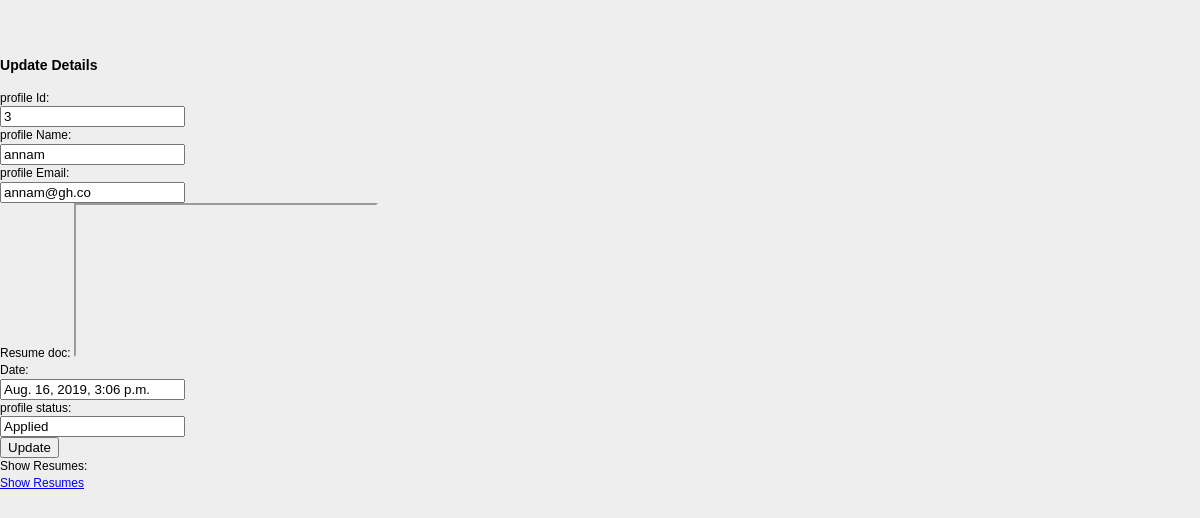
The page /resumesender/edit/3 (signed in) on the database its author committed.
### resumesender/models.py (models this page shows)
class Resumeprofile(models.Model):
	candidate_name = models.CharField(max_length=200)
	candidate_mail = models.EmailField()
	resume_file = models.FileField(upload_to='documents/%d%m%Y/')
	resume_date = models.DateTimeField(auto_now_add=True)
	RESUME_STATUS = (
		('Applied', 'Applied'),
		('Viewed', 'Viewed'),
		('Accepted', 'Accepted'),
		('Rejected', 'Rejected')
	)
	resume_status = models.CharField(max_length=15, choices=RESUME_STATUS, default='Applied')
	class Meta:
		db_table = "resumeprofile"

### resumesender/views.py (the view)
# urls.py: path('edit/<int:id>', views.edit),
@login_required
def edit(request, id):
    profile = Resumeprofile.objects.get(id=id)
    return render(request,'edit.html', {'profile':profile})

### resumesender/templates/edit.html (shortened to what this page needs)
    <!DOCTYPE html>
    <html lang="en">
    <head>
        {% load staticfiles %}
        <link rel="stylesheet" href="{% static 'css/style.css' %}"/>
    </head>
    <body>
    <form method="POST" class="post-form" action="/resumesender/update/{{profile.id}}">
        <div class="container">
    <br>
        <div class="form-group row">
        <div class="col-sm-4">
        <h3>Update Details</h3>
        </div>
      </div>
        <div class="form-group row">
        <label class="col-sm-2 col-form-label">profile Id:</label>
        <div class="col-sm-4">
            <input type="text" name="id" id="id_eid" required maxlength="20" value="{{ profile.id }}"/>
        </div>
      </div>
      <div class="form-group row">
        <label class="col-sm-2 col-form-label">profile Name:</label>
        <div class="col-sm-4">
            <input type="text" name="candidate_name" id="id_name" required maxlength="100" value="{{ profile.candidate_name }}" />
        </div>
      </div>
        <div class="form-group row">
        <label class="col-sm-2 col-form-label">profile Email:</label>
        <div class="col-sm-4">
            <input type="text" name="candidate_mail" id="id_email" required maxlength="254" value="{{ profile.candidate_mail }}" />
        </div>
     <div class="form-group row">
        <label class="col-sm-2 col-form-label">Resume doc:</label>
		<iframe src="../{{ profile.resume_file }}"></iframe>
      </div>
        <div class="form-group row">
        <label class="col-sm-2 col-form-label">Date:</label>
        <div class="col-sm-4">
            <input type="text" name="resume_date" id="id_date" required maxlength="254" value="{{ profile.resume_date }}" />
        </div>
       <div class="form-group row">
        <label class="col-sm-2 col-form-label">profile status:</label>
        <div class="col-sm-4">
            <input type="text" name="resume_status" id="id_status" required maxlength="254" value="{{ profile.resume_status }}" />
        </div>
        <div class="form-group row">
        <div class="col-sm-4">
        <button type="submit" class="btn btn-success">Update</button>
        </div>
        </div>
       </div>
		<div class="form-group row">
        <label class="col-sm-2 col-form-label">Show Resumes:</label>
        <div class="col-sm-4">
           <a href="/resumesender/show">Show Resumes</a>
        </div>
      </div>
    </form>
    </body>
    </html>

### resumesender/static/css/style.css (style rules this page uses)
body { font:12px/1.4 Verdana,Arial; background:#eee; height:100%; margin:25px 0; padding:0 }

### rows shown on the page
Resumeprofile: id "3", candidate_name "annam", candidate_mail "annam@gh.co", resume_date "Aug. 16, 2019, 3:06 p.m.", resume_status "Applied"
